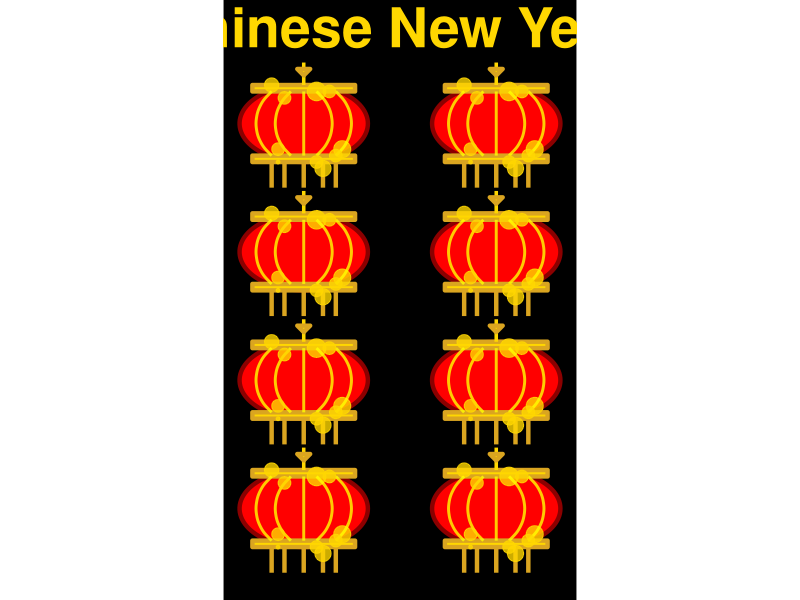
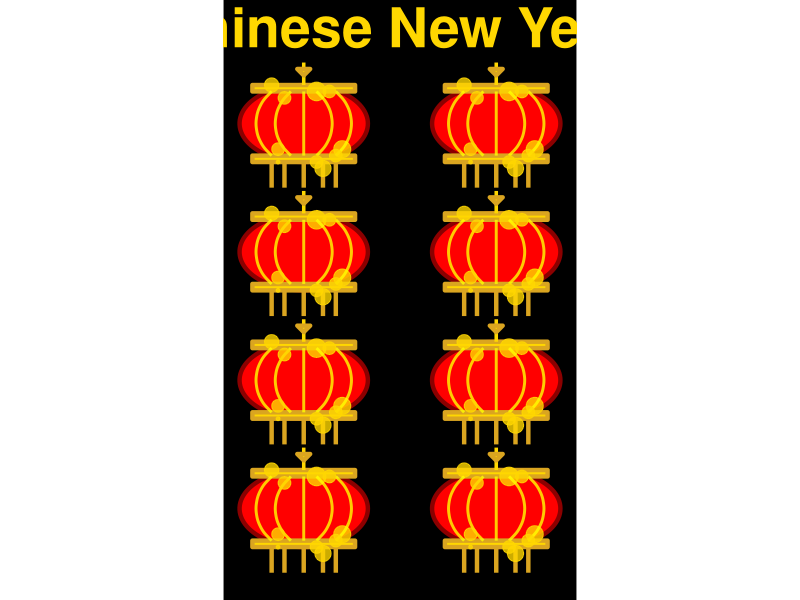

These figures' R source, in order:
## ---- chunk 1
knitr::opts_chunk$set(
  warning = FALSE,
  message = FALSE,
  fig.path = "figs/",
  fig.width = 7.252,
  fig.height = 4,
  comment = "#>",
  fig.retina = 3,
  R.options = list(width = 60)
)
## ---- chunk 2
library(ggplot2)
library(dplyr)
library(tibble)
## ---- chunk 3
# Make one red lantern - coding all the elements of a lantern
lantern_body <- tibble(
  x = cos(seq(0, 2 * pi, length.out = 100)),
  y = sin(seq(0, 2 * pi, length.out = 100)) * 0.6 # Oval shape
)

# Decorative gold band at the top and bottom
gold_band_top <- tibble(
  x = c(-0.8, 0.8, 0.8, -0.8),
  y = c(0.6, 0.6, 0.5, 0.5)
)

gold_band_bottom <- tibble(
  x = c(-0.8, 0.8, 0.8, -0.8),
  y = c(-0.5, -0.5, -0.6, -0.6)
)

# Tassels at the bottom
tassels <- tibble(
  x = c(-0.5, -0.3, 0, 0.3, 0.5),
  xend = c(-0.5, -0.3, 0, 0.3, 0.5),
  y = rep(-0.6, 5),
  yend = rep(-1.0, 5)
)

# Hanging string at the top
hanging_string <- tibble(
  x = c(0, 0),
  y = c(0.6, 0.75)  # Longer hanging string for traditional look
)

# Chinese knot at the top
chinese_knot <- tibble(
  x = c(0, 0.1, -0.1, 0),
  y = c(0.75, 0.85, 0.85, 0.75)
)

# Star-like lights (small golden stars on the lantern)
stars <- tibble(
  x = c(0.2, -0.5, 0.6, -0.4, 0.3),
  y = c(0.5, 0.6, -0.4, -0.6, -0.7),
  size = c(2, 1.5, 1.8, 1, 1.7)
)

# Additional decorative curved lines on the lantern body
curved_lines <- tibble(
  x = c(0, 0.5, 1, 0.5, 0),
  y = c(0.3, 0.5, 0.3, -0.5, -0.7)
)

# More golden dots along the body of the lantern
dots <- tibble(
  x = c(-0.3, 0.4, -0.4, 0.5, 0.2),
  y = c(0.4, 0.5, -0.4, -0.5, -0.6)
)

# Adding vertical semi-circle curved lines
semi_circles_vertical <- tibble(
  x = c(-0.6, -0.4, 0, 0.4, 0.7),  # X positions for vertical curves
  y_start = rep(0.5, 5),  # Start at the top of the lantern
  y_end = rep(-0.5, 5),  # End at the bottom of the lantern
  curvature = c(-0.5, 0.5, -0.5, 0.5, -0.5)  # Same curvature for a semi-circle effect
)

## ---- chunk 4
# Make a function to arrange the positions (x and y) of lanterns on one figure
create_lantern_layers <- function(offset_x = 0, offset_y = 0) {
  list(
    # Lantern body
    geom_polygon(
      data = lantern_body %>% mutate(x = x + offset_x, y = y + offset_y),
      aes(x = x, y = y),
      fill = "red", color = "darkred", size = 1.5
    ),
    # Gold band at the top
    geom_polygon(
      data = gold_band_top %>% mutate(x = x + offset_x, y = y + offset_y),
      aes(x = x, y = y),
      fill = "gold", color = "goldenrod", size = 1.5
    ),
    # Gold band at the bottom
    geom_polygon(
      data = gold_band_bottom %>% mutate(x = x + offset_x, y = y + offset_y),
      aes(x = x, y = y),
      fill = "gold", color = "goldenrod", size = 1.5
    ),
    # Tassels at the bottom
    geom_segment(
      data = tassels %>% mutate(x = x + offset_x, xend = xend + offset_x, y = y + offset_y, yend = yend + offset_y),
      aes(x = x, y = y, xend = xend, yend = yend),
      color = "goldenrod", size = 1.5
    ),
    # Hanging string
    geom_segment(
      data = hanging_string %>% mutate(x = x + offset_x, y = y + offset_y),
      aes(x = x, y = y, xend = x, yend = y + 0.2),
      color = "gold", size = 1.2
    ),
    # Chinese knot at the top
    geom_polygon(
      data = chinese_knot %>% mutate(x = x + offset_x, y = y + offset_y),
      aes(x = x, y = y),
      fill = "gold", color = "goldenrod", size = 1.5
    ),
    # Tiny stars/lights around the lantern
    geom_point(
      data = stars %>% mutate(x = x + offset_x, y = y + offset_y),
      aes(x = x, y = y, size = size),
      color = "gold", alpha = 0.8,
      show.legend = FALSE
    ),
    # Add vertical semi-circle curved lines on the lantern body
    geom_curve(
      aes(x = offset_x - 0.5, y = offset_y + 0.5, xend = offset_x - 0.5, yend = offset_y - 0.5),
      curvature = 0.5, color = "yellow", size = 1, alpha = 0.8
    ),
    geom_curve(
      aes(x = offset_x - 0.2, y = offset_y + 0.5, xend = offset_x - 0.2, yend = offset_y - 0.5),
      curvature = 0.5, color = "yellow", size = 1, alpha = 0.8
    ),
    geom_curve(
      aes(x = offset_x, y = offset_y + 0.5, xend = offset_x, yend = offset_y - 0.5),
      curvature = 0, color = "yellow", size = 1, alpha = 0.8
    ),
    geom_curve(
      aes(x = offset_x + 0.2, y = offset_y + 0.5, xend = offset_x + 0.2, yend = offset_y - 0.5),
      curvature = -0.5, color = "yellow", size = 1, alpha = 0.8
    ),
    geom_curve(
      aes(x = offset_x + 0.5, y = offset_y + 0.5, xend = offset_x + 0.5, yend = offset_y - 0.5),
      curvature = -0.5, color = "yellow", size = 1, alpha = 0.8
    ),
    # Dots along the lantern body
    geom_point(
      data = dots %>% mutate(x = x + offset_x, y = y + offset_y),
      aes(x = x, y = y),
      color = "gold", size = 4, alpha = 0.8
    )
  )
}

# Combine all lanterns into a single plot
lanterns_plot <- ggplot() +
  # Add eight lanterns with different offsets
  create_lantern_layers(-1.5, 1) +
  create_lantern_layers(1.5, 1) +
  create_lantern_layers(-1.5, -1) +
  create_lantern_layers(1.5, -1) +
  create_lantern_layers(-1.5, -3) +
  create_lantern_layers(1.5, -3) +
  create_lantern_layers(-1.5, -5) +
  create_lantern_layers(1.5, -5) +
  # Fixed axis and black background
  coord_fixed() +
  theme_void() +
  theme(panel.background = element_rect(fill = "black")) +
  # Add the "Happy Chinese New Year!" message at the top
  annotate("text", x = 0, y = 2.5, label = "Happy Chinese New Year 2025!!!", size = 14, color = "gold", fontface = "bold", hjust = 0.5)

# Display the plot
print(lanterns_plot)

## ---- chunk 5
# Make one red lantern - coding all the elements of a lantern
lantern_body <- tibble(
  x = cos(seq(0, 2 * pi, length.out = 100)),
  y = sin(seq(0, 2 * pi, length.out = 100)) * 0.6 # Oval shape
)

# Decorative gold band at the top and bottom
gold_band_top <- tibble(
  x = c(-0.8, 0.8, 0.8, -0.8),
  y = c(0.6, 0.6, 0.5, 0.5)
)

gold_band_bottom <- tibble(
  x = c(-0.8, 0.8, 0.8, -0.8),
  y = c(-0.5, -0.5, -0.6, -0.6)
)

# Tassels at the bottom
tassels <- tibble(
  x = c(-0.5, -0.3, 0, 0.3, 0.5),
  xend = c(-0.5, -0.3, 0, 0.3, 0.5),
  y = rep(-0.6, 5),
  yend = rep(-1.0, 5)
)

# Hanging string at the top
hanging_string <- tibble(
  x = c(0, 0),
  y = c(0.6, 0.75)  # Longer hanging string for traditional look
)

# Chinese knot at the top
chinese_knot <- tibble(
  x = c(0, 0.1, -0.1, 0),
  y = c(0.75, 0.85, 0.85, 0.75)
)

# Star-like lights (small golden stars on the lantern)
stars <- tibble(
  x = c(0.2, -0.5, 0.6, -0.4, 0.3),
  y = c(0.5, 0.6, -0.4, -0.6, -0.7),
  size = c(2, 1.5, 1.8, 1, 1.7)
)

# Additional decorative curved lines on the lantern body
curved_lines <- tibble(
  x = c(0, 0.5, 1, 0.5, 0),
  y = c(0.3, 0.5, 0.3, -0.5, -0.7)
)

# More golden dots along the body of the lantern
dots <- tibble(
  x = c(-0.3, 0.4, -0.4, 0.5, 0.2),
  y = c(0.4, 0.5, -0.4, -0.5, -0.6)
)

# Adding vertical semi-circle curved lines
semi_circles_vertical <- tibble(
  x = c(-0.6, -0.4, 0, 0.4, 0.7),  # X positions for vertical curves
  y_start = rep(0.5, 5),  # Start at the top of the lantern
  y_end = rep(-0.5, 5),  # End at the bottom of the lantern
  curvature = c(-0.5, 0.5, -0.5, 0.5, -0.5)  # Same curvature for a semi-circle effect
)
## ---- chunk 6
# Make a function to arrange the positions (x and y) of lanterns on one figure
create_lantern_layers <- function(offset_x = 0, offset_y = 0) {
  list(
    # Lantern body
    geom_polygon(
      data = lantern_body %>% mutate(x = x + offset_x, y = y + offset_y),
      aes(x = x, y = y),
      fill = "red", color = "darkred", size = 1.5
    ),
    # Gold band at the top
    geom_polygon(
      data = gold_band_top %>% mutate(x = x + offset_x, y = y + offset_y),
      aes(x = x, y = y),
      fill = "gold", color = "goldenrod", size = 1.5
    ),
    # Gold band at the bottom
    geom_polygon(
      data = gold_band_bottom %>% mutate(x = x + offset_x, y = y + offset_y),
      aes(x = x, y = y),
      fill = "gold", color = "goldenrod", size = 1.5
    ),
    # Tassels at the bottom
    geom_segment(
      data = tassels %>% mutate(x = x + offset_x, xend = xend + offset_x, y = y + offset_y, yend = yend + offset_y),
      aes(x = x, y = y, xend = xend, yend = yend),
      color = "goldenrod", size = 1.5
    ),
    # Hanging string
    geom_segment(
      data = hanging_string %>% mutate(x = x + offset_x, y = y + offset_y),
      aes(x = x, y = y, xend = x, yend = y + 0.2),
      color = "gold", size = 1.2
    ),
    # Chinese knot at the top
    geom_polygon(
      data = chinese_knot %>% mutate(x = x + offset_x, y = y + offset_y),
      aes(x = x, y = y),
      fill = "gold", color = "goldenrod", size = 1.5
    ),
    # Tiny stars/lights around the lantern
    geom_point(
      data = stars %>% mutate(x = x + offset_x, y = y + offset_y),
      aes(x = x, y = y, size = size),
      color = "gold", alpha = 0.8,
      show.legend = FALSE
    ),
    # Add vertical semi-circle curved lines on the lantern body
    geom_curve(
      aes(x = offset_x - 0.5, y = offset_y + 0.5, xend = offset_x - 0.5, yend = offset_y - 0.5),
      curvature = 0.5, color = "yellow", size = 1, alpha = 0.8
    ),
    geom_curve(
      aes(x = offset_x - 0.2, y = offset_y + 0.5, xend = offset_x - 0.2, yend = offset_y - 0.5),
      curvature = 0.5, color = "yellow", size = 1, alpha = 0.8
    ),
    geom_curve(
      aes(x = offset_x, y = offset_y + 0.5, xend = offset_x, yend = offset_y - 0.5),
      curvature = 0, color = "yellow", size = 1, alpha = 0.8
    ),
    geom_curve(
      aes(x = offset_x + 0.2, y = offset_y + 0.5, xend = offset_x + 0.2, yend = offset_y - 0.5),
      curvature = -0.5, color = "yellow", size = 1, alpha = 0.8
    ),
    geom_curve(
      aes(x = offset_x + 0.5, y = offset_y + 0.5, xend = offset_x + 0.5, yend = offset_y - 0.5),
      curvature = -0.5, color = "yellow", size = 1, alpha = 0.8
    ),
    # Dots along the lantern body
    geom_point(
      data = dots %>% mutate(x = x + offset_x, y = y + offset_y),
      aes(x = x, y = y),
      color = "gold", size = 4, alpha = 0.8
    )
  )
}

## ---- chunk 7
# Combine all lanterns into a single plot
lanterns_plot <- ggplot() +
  # Add eight lanterns with different offsets
  create_lantern_layers(-1.5, 1) +
  create_lantern_layers(1.5, 1) +
  create_lantern_layers(-1.5, -1) +
  create_lantern_layers(1.5, -1) +
  create_lantern_layers(-1.5, -3) +
  create_lantern_layers(1.5, -3) +
  create_lantern_layers(-1.5, -5) +
  create_lantern_layers(1.5, -5) +
  # Fixed axis and black background
  coord_fixed() +
  theme_void() +
  theme(panel.background = element_rect(fill = "black")) +
  # Add the "Happy Chinese New Year!" message at the top
  annotate("text", x = 0, y = 2.5, label = "Happy Chinese New Year 2025!!!", size = 14, color = "gold", fontface = "bold", hjust = 0.5)

lanterns_plot
